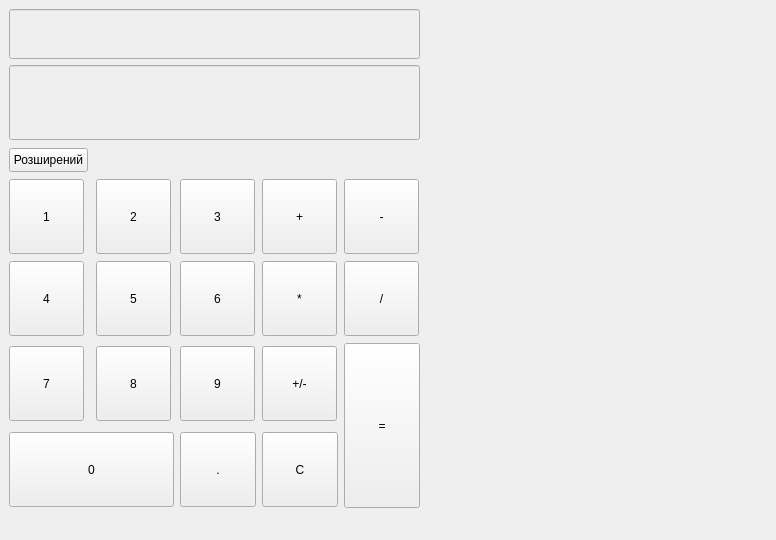
<?xml version="1.0" encoding="UTF-8"?>
<ui version="4.0">
 <class>Form</class>
 <widget class="QWidget" name="Form">
  <property name="geometry">
   <rect>
    <x>0</x>
    <y>0</y>
    <width>776</width>
    <height>540</height>
   </rect>
  </property>
  <property name="windowTitle">
   <string>Form</string>
  </property>
  <widget class="QPushButton" name="pushButton_additional">
   <property name="geometry">
    <rect>
     <x>9</x>
     <y>148</y>
     <width>79</width>
     <height>24</height>
    </rect>
   </property>
   <property name="text">
    <string>Розширений</string>
   </property>
  </widget>
  <widget class="QWidget" name="gridLayoutWidget">
   <property name="geometry">
    <rect>
     <x>420</x>
     <y>180</y>
     <width>261</width>
     <height>331</height>
    </rect>
   </property>
   <layout class="QGridLayout" name="gridLayout_2"/>
  </widget>
  <widget class="QWidget" name="">
   <property name="geometry">
    <rect>
     <x>9</x>
     <y>9</y>
     <width>411</width>
     <height>133</height>
    </rect>
   </property>
   <layout class="QVBoxLayout" name="inputslLayout">
    <item>
     <widget class="QLineEdit" name="lineEdit_2">
      <property name="enabled">
       <bool>false</bool>
      </property>
      <property name="minimumSize">
       <size>
        <width>0</width>
        <height>50</height>
       </size>
      </property>
      <property name="font">
       <font>
        <pointsize>16</pointsize>
       </font>
      </property>
      <property name="maxLength">
       <number>10</number>
      </property>
      <property name="alignment">
       <set>Qt::AlignmentFlag::AlignRight|Qt::AlignmentFlag::AlignTrailing|Qt::AlignmentFlag::AlignVCenter</set>
      </property>
     </widget>
    </item>
    <item>
     <widget class="QLineEdit" name="lineEdit">
      <property name="enabled">
       <bool>false</bool>
      </property>
      <property name="minimumSize">
       <size>
        <width>0</width>
        <height>75</height>
       </size>
      </property>
      <property name="font">
       <font>
        <pointsize>16</pointsize>
       </font>
      </property>
      <property name="maxLength">
       <number>10</number>
      </property>
      <property name="alignment">
       <set>Qt::AlignmentFlag::AlignRight|Qt::AlignmentFlag::AlignTrailing|Qt::AlignmentFlag::AlignVCenter</set>
      </property>
     </widget>
    </item>
   </layout>
  </widget>
  <widget class="QWidget" name="">
   <property name="geometry">
    <rect>
     <x>9</x>
     <y>178</y>
     <width>411</width>
     <height>334</height>
    </rect>
   </property>
   <layout class="QGridLayout" name="gridLayout">
    <item row="2" column="2">
     <widget class="QPushButton" name="pushButton_9">
      <property name="minimumSize">
       <size>
        <width>75</width>
        <height>75</height>
       </size>
      </property>
      <property name="maximumSize">
       <size>
        <width>75</width>
        <height>75</height>
       </size>
      </property>
      <property name="text">
       <string>9</string>
      </property>
     </widget>
    </item>
    <item row="2" column="0">
     <widget class="QPushButton" name="pushButton_7">
      <property name="minimumSize">
       <size>
        <width>75</width>
        <height>75</height>
       </size>
      </property>
      <property name="maximumSize">
       <size>
        <width>75</width>
        <height>75</height>
       </size>
      </property>
      <property name="text">
       <string>7</string>
      </property>
     </widget>
    </item>
    <item row="0" column="1">
     <widget class="QPushButton" name="pushButton_2">
      <property name="minimumSize">
       <size>
        <width>75</width>
        <height>75</height>
       </size>
      </property>
      <property name="maximumSize">
       <size>
        <width>75</width>
        <height>75</height>
       </size>
      </property>
      <property name="text">
       <string>2</string>
      </property>
     </widget>
    </item>
    <item row="1" column="1">
     <widget class="QPushButton" name="pushButton_5">
      <property name="minimumSize">
       <size>
        <width>75</width>
        <height>75</height>
       </size>
      </property>
      <property name="maximumSize">
       <size>
        <width>75</width>
        <height>75</height>
       </size>
      </property>
      <property name="text">
       <string>5</string>
      </property>
     </widget>
    </item>
    <item row="0" column="2">
     <widget class="QPushButton" name="pushButton_3">
      <property name="minimumSize">
       <size>
        <width>75</width>
        <height>75</height>
       </size>
      </property>
      <property name="maximumSize">
       <size>
        <width>75</width>
        <height>75</height>
       </size>
      </property>
      <property name="text">
       <string>3</string>
      </property>
     </widget>
    </item>
    <item row="0" column="3">
     <widget class="QPushButton" name="pushButton_plus">
      <property name="minimumSize">
       <size>
        <width>75</width>
        <height>75</height>
       </size>
      </property>
      <property name="maximumSize">
       <size>
        <width>75</width>
        <height>75</height>
       </size>
      </property>
      <property name="text">
       <string>+</string>
      </property>
     </widget>
    </item>
    <item row="0" column="0">
     <widget class="QPushButton" name="pushButton_1">
      <property name="minimumSize">
       <size>
        <width>75</width>
        <height>75</height>
       </size>
      </property>
      <property name="maximumSize">
       <size>
        <width>75</width>
        <height>75</height>
       </size>
      </property>
      <property name="text">
       <string>1</string>
      </property>
     </widget>
    </item>
    <item row="2" column="1">
     <widget class="QPushButton" name="pushButton_8">
      <property name="minimumSize">
       <size>
        <width>75</width>
        <height>75</height>
       </size>
      </property>
      <property name="maximumSize">
       <size>
        <width>75</width>
        <height>75</height>
       </size>
      </property>
      <property name="text">
       <string>8</string>
      </property>
     </widget>
    </item>
    <item row="1" column="3">
     <widget class="QPushButton" name="pushButton_multiply">
      <property name="minimumSize">
       <size>
        <width>75</width>
        <height>75</height>
       </size>
      </property>
      <property name="maximumSize">
       <size>
        <width>75</width>
        <height>75</height>
       </size>
      </property>
      <property name="text">
       <string>*</string>
      </property>
     </widget>
    </item>
    <item row="2" column="4" rowspan="2">
     <widget class="QPushButton" name="pushButton_equal">
      <property name="minimumSize">
       <size>
        <width>75</width>
        <height>165</height>
       </size>
      </property>
      <property name="text">
       <string>=</string>
      </property>
     </widget>
    </item>
    <item row="3" column="3">
     <widget class="QPushButton" name="pushButton_clear">
      <property name="minimumSize">
       <size>
        <width>75</width>
        <height>75</height>
       </size>
      </property>
      <property name="text">
       <string>C</string>
      </property>
     </widget>
    </item>
    <item row="1" column="4">
     <widget class="QPushButton" name="pushButton_divide">
      <property name="minimumSize">
       <size>
        <width>75</width>
        <height>75</height>
       </size>
      </property>
      <property name="maximumSize">
       <size>
        <width>75</width>
        <height>75</height>
       </size>
      </property>
      <property name="text">
       <string>/</string>
      </property>
     </widget>
    </item>
    <item row="1" column="0">
     <widget class="QPushButton" name="pushButton_4">
      <property name="minimumSize">
       <size>
        <width>75</width>
        <height>75</height>
       </size>
      </property>
      <property name="maximumSize">
       <size>
        <width>75</width>
        <height>75</height>
       </size>
      </property>
      <property name="text">
       <string>4</string>
      </property>
     </widget>
    </item>
    <item row="2" column="3">
     <widget class="QPushButton" name="pushButton_change_sign">
      <property name="minimumSize">
       <size>
        <width>75</width>
        <height>75</height>
       </size>
      </property>
      <property name="maximumSize">
       <size>
        <width>75</width>
        <height>75</height>
       </size>
      </property>
      <property name="text">
       <string>+/-</string>
      </property>
     </widget>
    </item>
    <item row="3" column="0" colspan="2">
     <widget class="QPushButton" name="pushButton_0">
      <property name="minimumSize">
       <size>
        <width>165</width>
        <height>75</height>
       </size>
      </property>
      <property name="text">
       <string>0</string>
      </property>
     </widget>
    </item>
    <item row="3" column="2">
     <widget class="QPushButton" name="pushButton_decimal">
      <property name="minimumSize">
       <size>
        <width>75</width>
        <height>75</height>
       </size>
      </property>
      <property name="text">
       <string>.</string>
      </property>
     </widget>
    </item>
    <item row="0" column="4">
     <widget class="QPushButton" name="pushButton_minus">
      <property name="minimumSize">
       <size>
        <width>75</width>
        <height>75</height>
       </size>
      </property>
      <property name="maximumSize">
       <size>
        <width>75</width>
        <height>75</height>
       </size>
      </property>
      <property name="text">
       <string>-</string>
      </property>
     </widget>
    </item>
    <item row="1" column="2">
     <widget class="QPushButton" name="pushButton_6">
      <property name="minimumSize">
       <size>
        <width>75</width>
        <height>75</height>
       </size>
      </property>
      <property name="maximumSize">
       <size>
        <width>75</width>
        <height>75</height>
       </size>
      </property>
      <property name="text">
       <string>6</string>
      </property>
     </widget>
    </item>
   </layout>
  </widget>
 </widget>
 <resources/>
 <connections/>
</ui>
